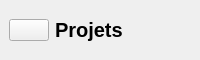
       <widget class="QWidget" name="headerFrame_10" native="true">
        <property name="minimumSize">
         <size>
          <width>0</width>
          <height>60</height>
         </size>
        </property>
        <property name="maximumSize">
         <size>
          <width>16777215</width>
          <height>60</height>
         </size>
        </property>
        <layout class="QHBoxLayout" name="horizontalLayout_12">
         <property name="spacing">
          <number>0</number>
         </property>
         <property name="leftMargin">
          <number>0</number>
         </property>
         <property name="topMargin">
          <number>0</number>
         </property>
         <property name="rightMargin">
          <number>0</number>
         </property>
         <property name="bottomMargin">
          <number>0</number>
         </property>
         <item alignment="Qt::AlignLeft">
          <widget class="QWidget" name="widget_38" native="true">
           <layout class="QHBoxLayout" name="horizontalLayout_80">
            <item>
             <widget class="QPushButton" name="menuBtn_10">
              <property name="text">
               <string/>
              </property>
              <property name="icon">
               <iconset resource="resources.qrc">
                <normaloff>:/whiteIcons/assets/icons/white/menu.svg</normaloff>:/whiteIcons/assets/icons/white/menu.svg</iconset>
              </property>
              <property name="iconSize">
               <size>
                <width>24</width>
                <height>24</height>
               </size>
              </property>
             </widget>
            </item>
            <item>
             <widget class="QLabel" name="appHeader_13">
              <property name="font">
               <font>
                <pointsize>15</pointsize>
                <weight>75</weight>
                <bold>true</bold>
               </font>
              </property>
              <property name="text">
               <string>Projets</string>
              </property>
             </widget>
            </item>
           </layout>
          </widget>
         </item>
         <item>
          <widget class="QLabel" name="date_6">
           <property name="text">
            <string/>
           </property>
          </widget>
         </item>
         <item alignment="Qt::AlignRight">
          <widget class="QWidget" name="widget_39" native="true">
           <layout class="QHBoxLayout" name="horizontalLayout_81">
            <property name="spacing">
             <number>0</number>
            </property>
            <property name="leftMargin">
             <number>0</number>
            </property>
            <property name="topMargin">
             <number>0</number>
            </property>
            <property name="rightMargin">
             <number>0</number>
            </property>
            <property name="bottomMargin">
             <number>0</number>
            </property>
           </layout>
          </widget>
         </item>
        </layout>
       </widget>
